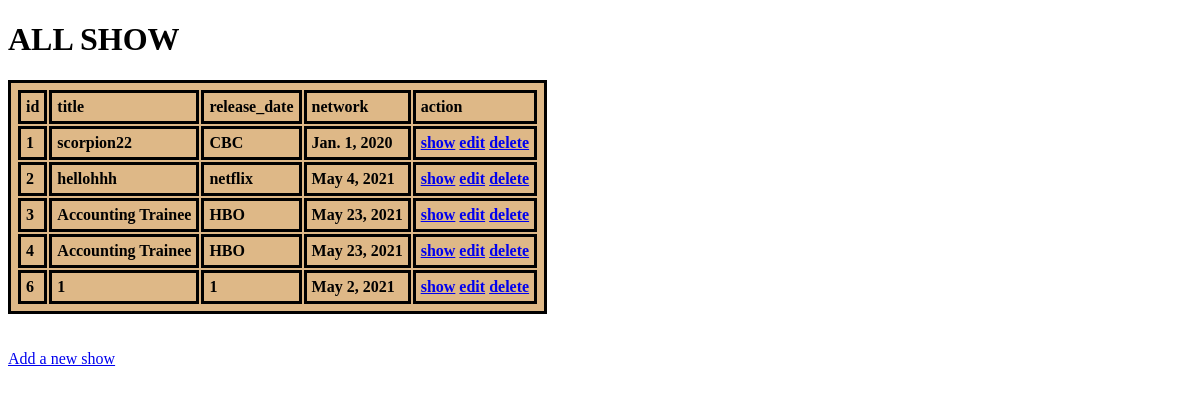
The page /show on the database its author committed.
### show_app/models.py (models this page shows)
class TV(models.Model):
    title = models.CharField(max_length=255)
    network = models.CharField(max_length=255)
    description=models.TextField()
    release_date= models.DateField(default="2020-1-1")
    created_at = models.DateTimeField(auto_now_add=True)
    updated_at = models.DateTimeField(auto_now=True)
    objects = BlogManager()

### show_app/views.py (the view)
# urls.py: path('show' , views.show_tabel),
def show_tabel(request):
    context = {
        "tv_show" : models.all_tv()
    }
    return render(request,"show_tabel.html" , context)

### show_app/models.py (called while the page is built)
def all_tv():
    shows=TV.objects.all()
    return shows

### show_app/templates/show_tabel.html (shortened to what this page needs)
<!DOCTYPE html>
<html lang="en">
<head>
    {% load static%}
    <link rel="stylesheet" href="{%static 'css/style.css'%}">
</head>
<body>
    <h1>ALL SHOW</h1>
    <table>
        <tr>
        <td>id</td>
        <td>title</td>
        <td>release_date</td>
        <td>network</td>
        <td>action</td>
        </tr>
        {% for i in tv_show %}
        <tr>
            <td>{{i.id}}</td>
            <td>{{i.title}}</td>
            <td>{{i.network}}</td>
            <td>{{i.release_date}}</td>
        <td><a href="/show/{{i.id}}">show</a> <a href="show/edit/{{i.id}}">edit</a> <a href="show/delete/{{i.id}}">delete</a> </td>
        </tr>
        {% endfor %}
    </table>
    <br>
    <br>
    <a href="show/new">Add a new show</a>
</body>
</html>

### show_app/static/css/style.css (style rules this page uses)
table , tr , td , th { border: 3px solid black; background-color: burlywood; font-size: medium; font-weight: bold; padding: 5px; }

### rows shown on the page
TV: id "1", title "scorpion22", network "CBC", release_date "Jan. 1, 2020"
TV: id "2", title "hellohhh", network "netflix", release_date "May 4, 2021"
TV: id "3", title "Accounting Trainee", network "HBO", release_date "May 23, 2021"
TV: id "4", title "Accounting Trainee", network "HBO", release_date "May 23, 2021"
TV: id "6", title "1", network "1", release_date "May 2, 2021"
